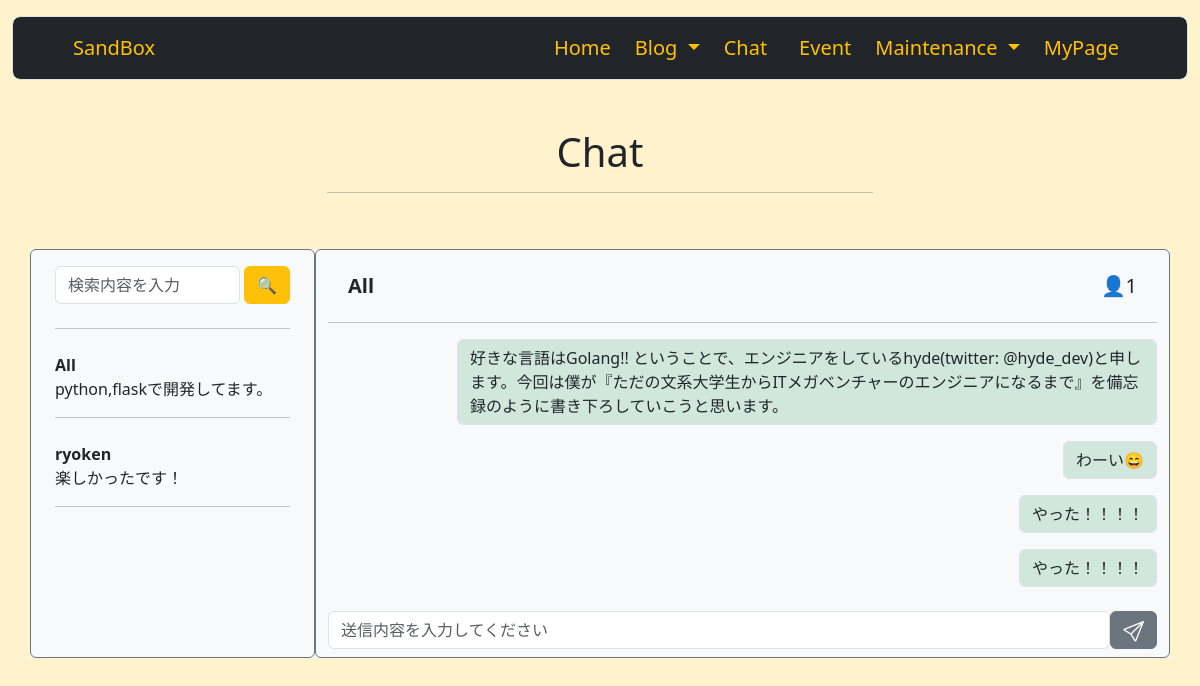
Before: /chat_index (signed in) with the older database file.
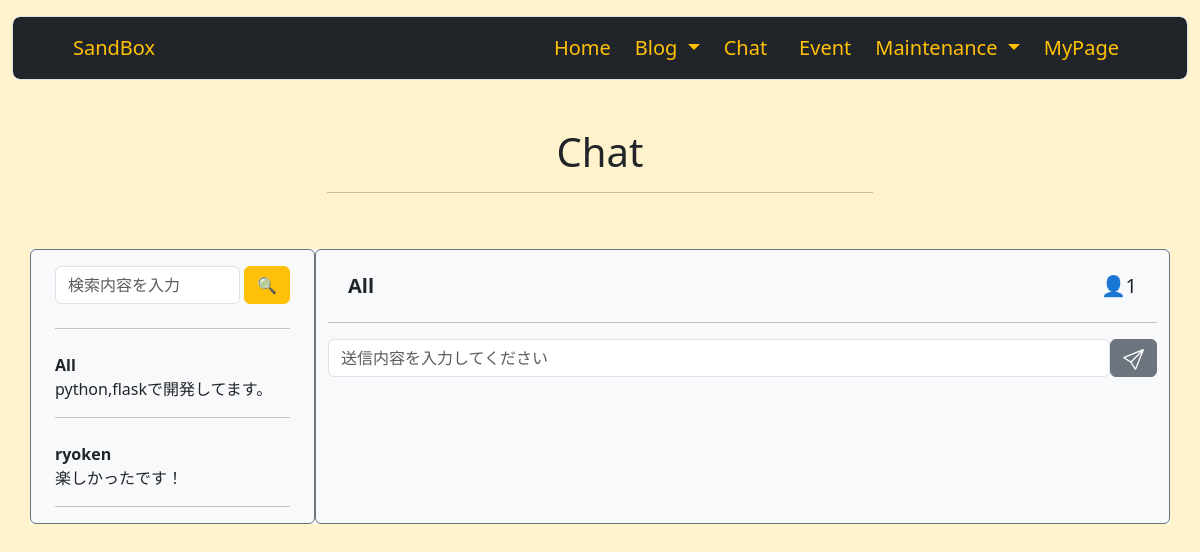
After: the same page with the newer database file.
### sandbox_system/models.py (models this page shows, shortened)
class Chat(db.Model):
    __tablename__ = 'chat'
    id = db.Column(db.Integer, primary_key=True)
    user_id = db.Column(db.Integer, db.ForeignKey('users.id'))
    message = db.Column(db.String())

### sandbox_system/chats/view.py (the view)
@chats.route('/chat_index', methods=['GET', 'POST'])
@login_required
def chat_index():
    users = User.query.order_by(User.id.asc()).all()
    chats = Chat.query.order_by(Chat.id.asc()).all()
    number_of_users = len(users)
    return render_template('chat/chat_index.html', number_of_users=number_of_users, chats=chats)

### sandbox_system/__init__.py (called while the page is built)
@event.listens_for(Engine, "connect")
def set_sqlite_pragma(dbapi_connection, connection_record):
    cursor = dbapi_connection.cursor()
    cursor.execute("PRAGMA foreign_keys=ON")
    cursor.close()

### sandbox_system/models.py (called while the page is built)
@login_manager.user_loader
def load_user(user_id):
    return User.query.get(user_id)

    def is_administrator(self):
        if self.administrator == '1':
            return 1
        else:
            return 0

### sandbox_system/templates/chat/chat_index.html (shortened to what the changed rows need)
{% extends 'base.html' %}
{% block content %}
        <div class="container pb-4">
            <div class="row my-3">
                <div class="col-md-6 m-auto text-center">
                    <h1 class="text-center">Chat</h1>
                </div>
            </div>
        </div>
        <div class="container bg-light mb-5">
            <div class="row">
                <div class="col-9 border border-secondary rounded bg-light">
                    {% for chat in chats %}
                    {% if current_user.id != chat.user_id %}
                    <div>
                        <div class="d-flex justify-content-start">
                            <p><a href="{{ url_for('users.profile', user_id=chat.user_id) }}"><img src="{{ url_for('static', filename='image/' + chat.chat_user.image) }}" class="rounded-circle border border-secondary-subtle" style="width: 30px; height: 30px;" /></a> {{ chat.chat_user.username }}</p>
                        </div>
                        <div class="d-flex justify-content-start">
                            <p class="form-control border-secondary-subtle w-auto" style="max-width: 700px;">{{ chat.message }}</p>
                        </div>
                    </div>
                    {% else %}
                    <div>
                        <div class="d-flex justify-content-end">
                            <p class="form-control bg-success-subtle w-auto" style="max-width: 700px;">{{ chat.message }}</p>
                        </div>
                    </div>
                    {% endif %}
                    {% endfor %}
                </div>
            </div>
        </div>
{% endblock %}

Changed rows visible on the page:
removed Chat: message "好きな言語はGolang!! ということで、エンジニアをしているhyde(twitter: @hyde_dev)と申します。今回は僕が『ただの文系大学生からITメガベンチャーのエンジニアになるまで』を備忘録のように書き下ろしていこうと思います。"
removed Chat: message "わーい😄"
removed Chat: message "やった！！！！"
removed Chat: message "やった！！！！"
